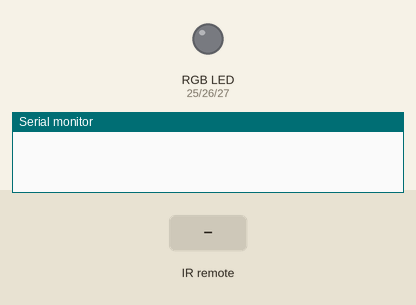
This sketch was run on a simulated ESP32. Shown: an RGB LED mixed from three pins (HIGH = lit), the last lines printed to the serial monitor. The inputs (shaded band) are chosen by the test bench.

Above: at 1.2 s.
1.3 s: infrared code 0x0C received
At 2.5 s:
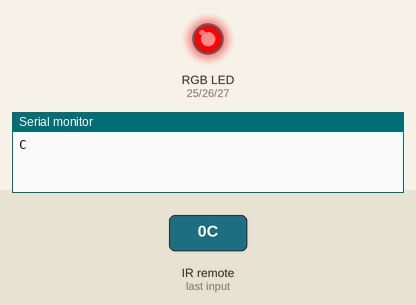
2.8 s: infrared code 0x18 received
At 3.8 s:
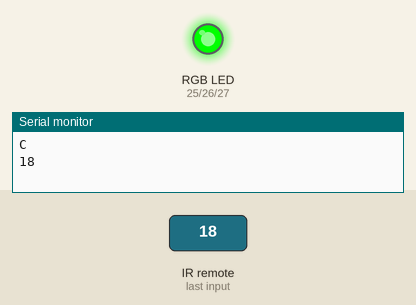
4.3 s: infrared code 0x5E received
At 4.9 s:
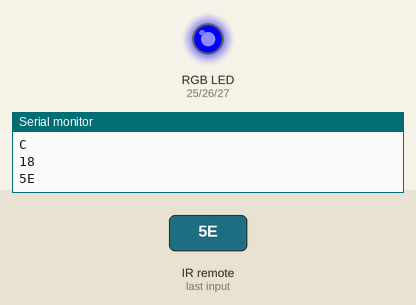
5.8 s: infrared code 0x08 received
At 6.1 s:
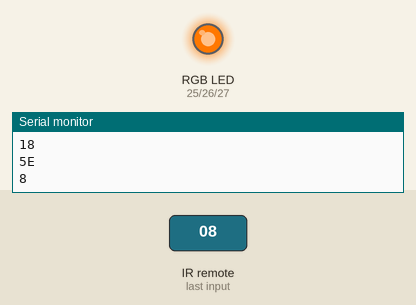
7.3 s: infrared code 0x1C received
At 8.4 s:
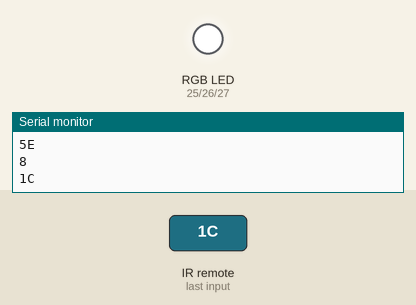
8.8 s: infrared code 0x18 received
At 9.6 s:
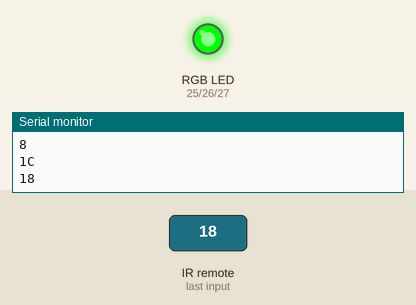
Timing chart, 0 to 11.3 s (numbered marks = the images above; inputs shaded):
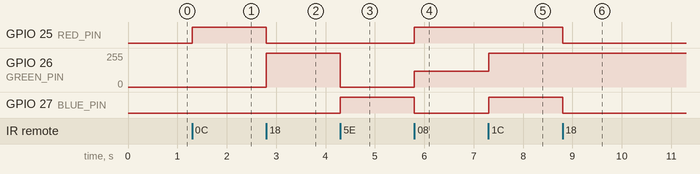

Measured:
- after the input at 1.3 s, GPIO 25 (RED_PIN): LOW → HIGH at once
- after the input at 2.8 s, GPIO 25 (RED_PIN): HIGH → LOW at once; GPIO 26 (GREEN_PIN): 0/255 → 255/255 at once
- after the input at 4.3 s, GPIO 26 (GREEN_PIN): 255/255 → 0/255 at once; GPIO 27 (BLUE_PIN): LOW → HIGH at once
- after the input at 5.8 s, GPIO 25 (RED_PIN): LOW → HIGH at once; GPIO 26 (GREEN_PIN): 0/255 → 120/255 at once; GPIO 27 (BLUE_PIN): HIGH → LOW at once
- after the input at 7.3 s, GPIO 26 (GREEN_PIN): 120/255 → 255/255 at once; GPIO 27 (BLUE_PIN): LOW → HIGH at once
- after the input at 8.8 s, GPIO 25 (RED_PIN), GPIO 27 (BLUE_PIN): HIGH → LOW at once

The sketch:

L18_RemoteLights.ino
```cpp
// Lesson 18: Remote control lights
// Buttons 1-5 pick a colour on the RGB LED, POWER turns it off.

#include <IRremote.hpp>

const int IR_PIN = 14;
const int RED_PIN = 25;
const int GREEN_PIN = 26;
const int BLUE_PIN = 27;

void color(int r, int g, int b) {
  analogWrite(RED_PIN, r);
  analogWrite(GREEN_PIN, g);
  analogWrite(BLUE_PIN, b);
}

void setup() {
  Serial.begin(115200);
  IrReceiver.begin(IR_PIN);
  color(0, 0, 0);
}

void loop() {
  if (IrReceiver.decode()) {
    int code = IrReceiver.decodedIRData.command;
    Serial.println(code, HEX);

    switch (code) {
      case 0x0C: color(255, 0, 0);     break;  // 1 = red
      case 0x18: color(0, 255, 0);     break;  // 2 = green
      case 0x5E: color(0, 0, 255);     break;  // 3 = blue
      case 0x08: color(255, 120, 0);   break;  // 4 = yellow
      case 0x1C: color(255, 255, 255); break;  // 5 = white
      case 0x45: color(0, 0, 0);       break;  // POWER = off
    }
    IrReceiver.resume();
  }
}
```
